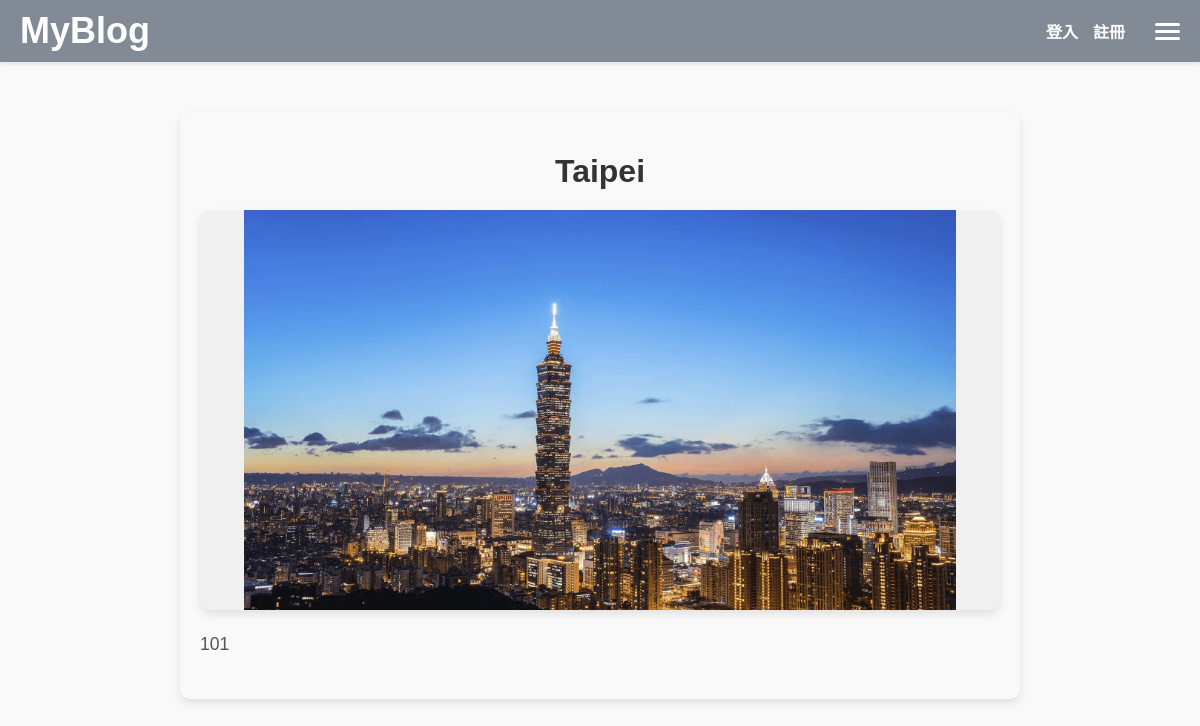
The page /location/2 on the database its author committed.
### app.py (models this page shows, shortened)
class Location(db.Model):
    id = db.Column(db.Integer, primary_key=True)
    name = db.Column(db.String(100), nullable=False)
    description = db.Column(db.String(300), nullable=False)
    image = db.Column(db.String(100), nullable=False)

### app.py (the view)
@app.route('/location/<int:id>')
def location(id):
    loc = Location.query.get_or_404(id)
    return render_template('location.html', location=loc)

### templates/location.html (shortened to what this page needs)
<!DOCTYPE html>
<html lang="zh-TW">
<head>
    <link rel="stylesheet" href="{{ url_for('static', filename='css/general.css') }}">
    <link rel="stylesheet" href="{{ url_for('static', filename='css/location.css') }}">
</head>
<body>
    <div class="header-container">
        <div class="header-title">
            <a href="{{ url_for('index') }}">MyBlog</a>
        </div>
        <div class="header-links">
            {% if current_user.is_authenticated %}
                <span>歡迎, {{ current_user.username }}!</span>
                <a href="{{ url_for('logout') }}">登出</a>
            {% else %}
                <a href="{{ url_for('login') }}">登入</a>
                <a href="{{ url_for('register') }}">註冊</a>
            {% endif %}
        </div>
        <div class="hamburger-menu" onclick="toggleMenu()">
            <div></div>
            <div></div>
            <div></div>
        </div>
    </div>
    <div class="container">
        <h1>{{ location.name }}</h1>
        <div class="image-container">
            <img src="{{ url_for('static', filename='images/' + location.image) }}" alt="{{ location.name }}">
        </div>
        <p>{{ location.description }}</p>
    </div>
</body>
</html>

### static/css/general.css (style rules this page uses)
body { font-family: Arial, sans-serif; margin: 0; padding: 0; background-color: #f9f9f9; color: #333; }
.container { max-width: 1200px; margin: 0 auto; padding: 20px; }
.header-container { display: flex; justify-content: space-between; align-items: center; padding: 10px 20px; background-color: #828b95; color: white; position: sticky; top: 0; z-index: 1000; box-shadow: 0 2px 5px rgba(0, 0, 0, 0.1); }
.header-title { font-size: 1.5em; margin: 0; font-weight: bold; }
.header-title a { font-size: 1.5em; color: white; font-weight: bold; text-decoration: none; }
.header-links { display: flex; align-items: center; margin-left: auto; }
.header-links a { align-items: center; margin-left: 15px; color: white; text-decoration: none; font-weight: bold; font-size: 1em; }
.hamburger-menu { margin-left: 30px; display: flex; flex-direction: column; cursor: pointer; }
.hamburger-menu div { width: 25px; height: 3px; background-color: white; border-radius: 2px; margin: 2px 0; }

### static/css/location.css (style rules this page uses)
.container { max-width: 800px; margin: 50px auto; padding: 20px; background-color: #f9f9f9; border-radius: 10px; box-shadow: 0 4px 8px rgba(0, 0, 0, 0.1); text-align: center; }
.container h1 { font-size: 2rem; color: #333; margin-bottom: 20px; font-weight: bold; }
.image-container { display: flex; justify-content: center; align-items: center; margin-bottom: 20px; width: 100%; height: 400px; background-color: #f0f0f0; border-radius: 10px; overflow: hidden; box-shadow: 0 4px 8px rgba(0, 0, 0, 0.1); }
.image-container img { width: 100%; height: 100%; object-fit: contain; border-radius: 10px; transition: transform 0.3s ease-in-out; }
.container p { font-size: 1.1rem; color: #555; line-height: 1.6; text-align: left; margin: 20px 0; }

### rows shown on the page
Location: name "Taipei", image (picture), description "101"
